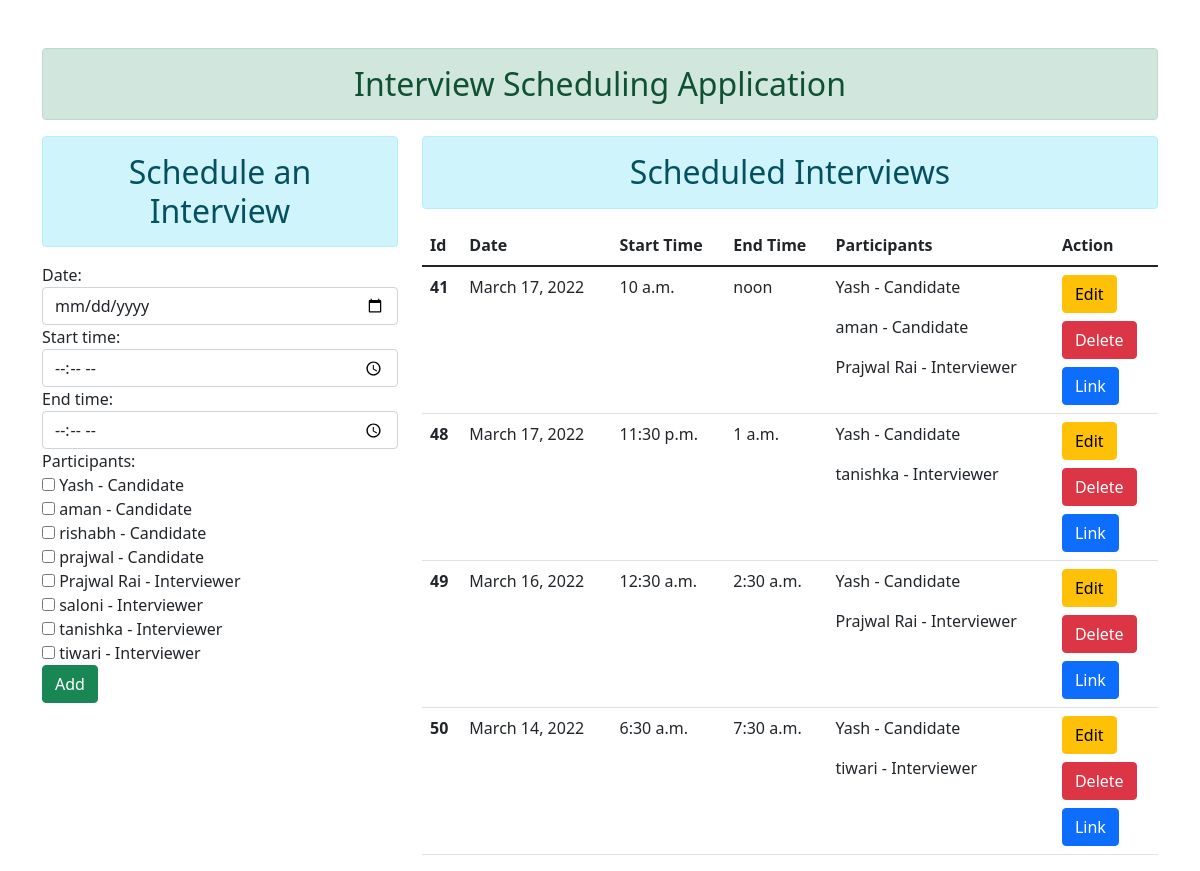
The app's page /, older data.
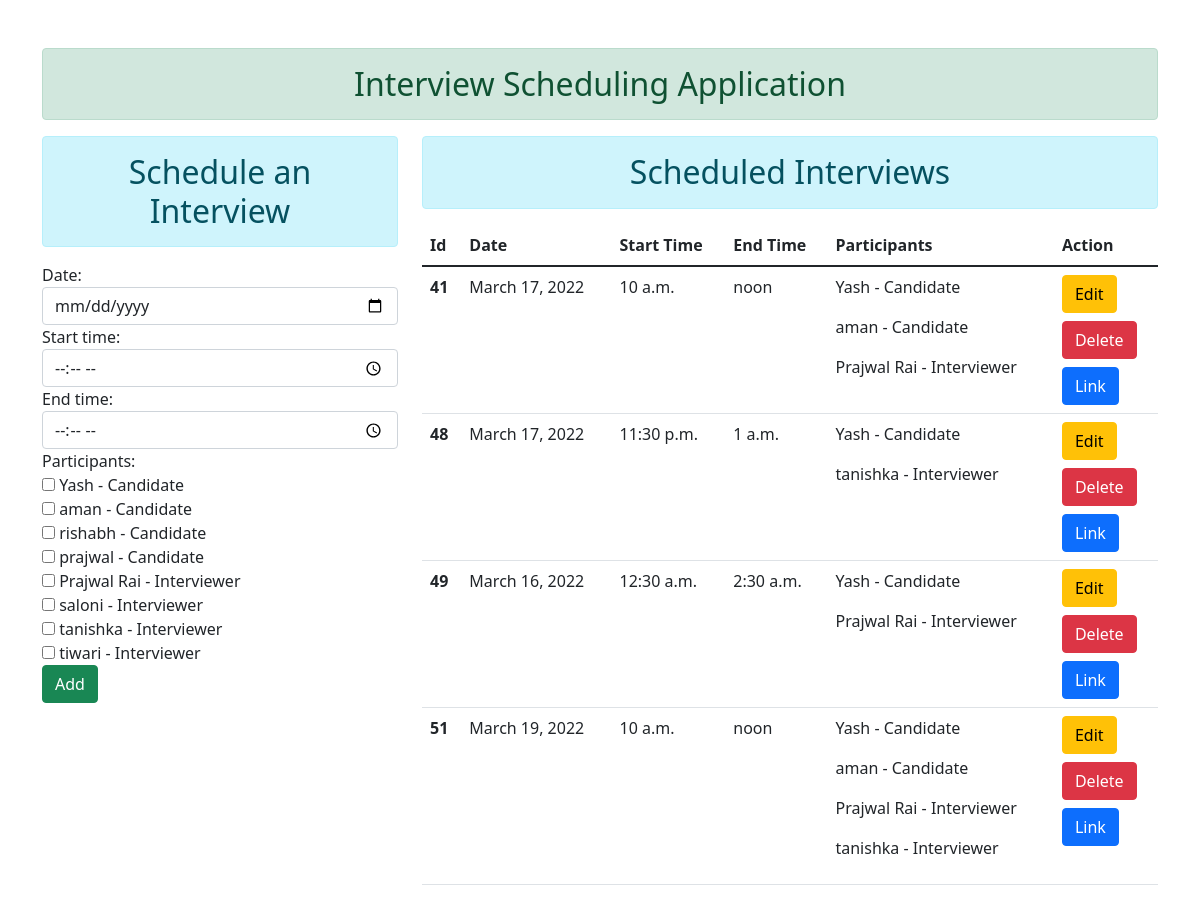
The same page, newer data.
### main_page/models.py (models this page shows, shortened)
class Interview(models.Model):
    date = models.DateField()
    start_time = models.TimeField()
    end_time = models.TimeField()
    participants = models.ManyToManyField(Participant)
    def participated_by(self):
        return self.participants.all()

class Participant(models.Model):
    name = models.CharField(max_length=150)
    position = models.CharField(max_length=11, choices=POSITION_CHOICES, default='candidate')
    email = models.EmailField()
    def __str__(self):
        return self.name + " - " + self.position

### main_page/views.py (the view)
# urls.py: 2. Add a URL to urlpatterns:  path('', views.home, name='home')
def home(req):
    if req.method == 'POST':
        fm = InterviewScheduling(req.POST)
        if fm.is_valid():
            pp = fm.cleaned_data['participants']
            stime = fm.cleaned_data['start_time']
            etime = fm.cleaned_data['end_time']
            mdate = fm.cleaned_data['date']
            if(pp.count() > 1):
                candidate = False
                interviewer = False
                time = True
                for p in pp:
                    if p.position == "Candidate":
                        candidate = True
                    if p.position == 'Interviewer':
                        interviewer = True
                    if candidate and interviewer:
                        break
                if(candidate and interviewer):
                    for p in pp:
                        schedule = Interview.objects.filter(
                            participants__in=[p])
                        for slot in schedule:
                            farg = {
                                "starting_time": slot.start_time,
                                "ending_time": slot.end_time
                            }
                            sarg = {
                                "starting_time": stime,
                                "ending_time": etime
                            }
                            if (slot.date == mdate or slot.date+timedelta(days=1) == mdate) and overlap(farg, sarg):
                                time = False
                                msg = "{} has an interview from {} to {}"
                                participant_list = type(slot)
                                print(participant_list)
                                messages.warning(req, msg.format(
                                    p.name, slot.start_time, slot.end_time))
                if time and candidate and interviewer:
                    fm.save()
                    fm = InterviewScheduling()
                elif candidate == False or interviewer == False:
                    messages.warning(
                        req, 'At least 1 Interviewer and 1 Candidate is required')
            else:
                messages.warning(req, 'Number of participants is less than 2')
    else:
        fm = InterviewScheduling()
    interviews = Interview.objects.all()
    return render(req, "./home.html", {'form': fm, 'interviews': interviews})

### main_page/forms.py
class InterviewScheduling(forms.ModelForm):
    class Meta:
        model = Interview
        fields = ['date', 'start_time', 'end_time', 'participants']
        widgets = {
            'date': forms.DateInput(attrs={'class':'form-control', 'type':'date'}),
            'start_time': forms.TimeInput(attrs={'class':'form-control', 'type':'time'}),
            'end_time': forms.TimeInput(attrs={'class':'form-control', 'type':'time'}),
            'participants': forms.CheckboxSelectMultiple(attrs={'class':'form-control'}),
        }
    participants = forms.ModelMultipleChoiceField(
        queryset=Participant.objects.all(),
        widget=forms.CheckboxSelectMultiple
    )

### main_page/templates/home.html (shortened to what this page needs)
{% extends 'base.html' %}
{% load static %}
{% block content %}
<div class="row">
    <div class="col-sm-4">
        <h2 class="text-center alert alert-info">Schedule an Interview</h2>
        <form action="" method="POST">
            {% for fm in form %}
            <div class="form-group">
                {{fm.label_tag}} {{fm}} <small class="text-danger">{{fm.errors|striptags}}</small>
            </div>
            {% endfor %}
            <input type="submit" class="btn btn-success" value="Add">
        </form>
    </div>
    <div class="col-sm-8">
        <h2 class="text-center alert alert-info">Scheduled Interviews</h2>
        {% if interviews %}
        <table class="table table-hover">
            <thead>
                <tr>
                    <th scope="col">Id</th>
                    <th scope="col">Date</th>
                    <th scope="col">Start Time</th>
                    <th scope="col">End Time</th>
                    <th scope="col">Participants</th>
                    <th scope="col">Action</th>
                </tr>
            </thead>
            <tbody>
                {% for interview in interviews %}
                <tr>
                    <th scope="row">{{interview.id}}</th>
                    <td>{{interview.date}}</td>
                    <td>{{interview.start_time}}</td>
                    <td>{{interview.end_time}}</td>
                    <td>
                        {% for people in interview.participated_by %}
                        <p>{{people}}</p>
                        {% endfor %}
                    </td>
                    <td>
                        <form action="{% url 'edit_data' interview.id %}" method="GET" class="mb-2">
                            <input type="submit" class="btn btn-warning" value="Edit">
                        </form>
                        <form action="{% url 'del_data' interview.id %}" method="POST" class="mb-2">
                            <input type="submit" class="btn btn-danger" value="Delete">
                        </form>
                        <form action="{% url 'verify_email' interview.id %}" method="GET">
                            <input type="submit" class="btn btn-primary" value="Link">
                        </form>
                    </td>
                </tr>
                {% endfor %}
            </tbody>
        </table>
        {% else %}
        <h4 class="text-center alert alert-warning">No Interviews Scheduled</h4>
        {% endif %}
    </div>
</div>
{% endblock content %}

Row changes from the older to the newer data that the page shows:
removed Interview: id "50", date "March 14, 2022", start_time "6:30 a.m.", end_time "7:30 a.m.", Participant (name+position "Yash - Candidate")
no longer on this page (row unchanged): Participant: name+position "tiwari - Interviewer", shown under "50"
added Interview: id "51", date "March 19, 2022", start_time "10 a.m.", end_time "noon", Participant (name+position "Yash - Candidate"), Participant (name+position "aman - Candidate"), Participant (name+position "Prajwal Rai - Interviewer"), Participant (name+position "tanishka - Interviewer")
